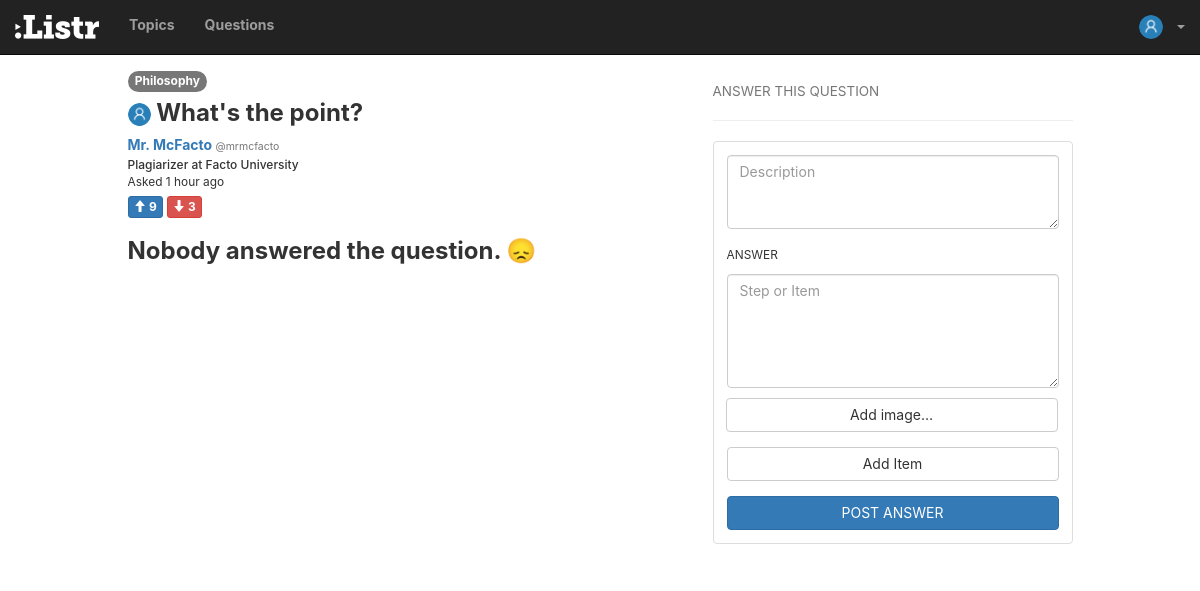
The app's page /questions/5/ (signed in) with its own data.
### questions/models.py (models this page shows, shortened)
class Question(models.Model):
	question = models.CharField(max_length = 30)
	details = models.CharField(max_length = 100, default = "")
	questioner = models.ForeignKey(User, on_delete = models.CASCADE)
	question_date = models.DateTimeField(auto_now_add=True)
	upvotes = models.IntegerField(default = 0)
	downvotes = models.IntegerField(default = 0)
	topic = models.ForeignKey(Topic, blank = True, null = True, on_delete = models.CASCADE)
	image = models.FileField(blank=True)
	def __unicode__(self):
		return self.question
	class Meta:
		ordering = ['-question_date']

class Topic(models.Model):
	topic = models.CharField(max_length = 30)
	details = models.CharField(max_length = 100, default = "")
	creator = models.ForeignKey(User, on_delete = models.CASCADE)
	create_date = models.DateTimeField(auto_now_add=True)
	is_verified = models.BooleanField(default = False)
	image = models.FileField(blank=True)
	def __unicode__(self):
		return self.topic
	class Meta:
		ordering = ['topic']

class Person(models.Model):
	user = models.OneToOneField(User, related_name="profile")
	description = models.CharField(max_length = 200)
	institution = models.CharField(max_length = 50)
	position = models.CharField(max_length = 50)
	join_date = models.DateTimeField(auto_now_add=True)
	is_verified = models.BooleanField(default = True)
	avatar = models.FileField(blank = True)

### questions/views.py (the view)
# urls.py: url(r'^questions/(?P<question_id>[0-9]+)/$', views.question_detail, name='question_detail'),
def question_detail(request, question_id):
	if not request.user.is_authenticated:
		return redirect('/')
	question = Question.objects.get(id = question_id)
	all_answers = Answer.objects.filter(question = question)
	date = prettydate(question.question_date)
	date_relative = []
	for item in all_answers:
		item.answers = Instruction.objects.filter(answer = item)
		item.comments = Comment.objects.filter(answer = item)
		item.comment_count = len(item.comments)
		if isinstance(item.answer_date, datetime):
			tmp = prettydate(item.answer_date)
		else:
			tmp = "No date specified"
		date_relative.append(tmp)
	zipped_data = zip(all_answers, date_relative)
	context = {
		'question': question,
		'answers': zipped_data,
		'question_date': date
	}
	return render(request, 'question_select.html', context)

### questions/views.py (called while the page is built)
def prettydate(d):
	utc = UTC()
	diff = datetime.now(utc) - d
	s = diff.seconds
	if diff.days > 7 or diff.days < 0:
		return d.strftime('%b %d, %Y')
	elif diff.days == 1:
		return '1 day ago'
	elif diff.days > 1:
		return '{} days ago'.format(diff.days)
	elif s <= 1:
		return 'just now'
	elif s < 60:
		return '{} seconds ago'.format(s)
	elif s < 120:
		return '1 minute ago'
	elif s < 3600:
		return '{} minutes ago'.format(s/60)
	elif s < 7200:
		return '1 hour ago'
	else:
		return '{} hours ago'.format(s/3600)

	def utcoffset(self, dt):
		return ZERO

	def dst(self, dt):
		return ZERO

### questions/templates/question_select.html (shortened to what this page needs)
{% extends "base.html" %}
{% load static %}
{% block content %}
<small class="label label-default" style="font-size: 12px; border-radius: 50px;"><a href="/topics/{{question.topic.id}}" class="topic-btn">{{question.topic}}</a></small>
<h3 style="font-weight:bold; margin-top:10px;">
  {% if user.profile.avatar %}
  <img class="center-cropped" src="{{ question.questioner.profile.avatar.url }}" width="23px" height="23px" style="border:none;">
  {% else %}
    <img class="center-cropped" src="{% static 'questions/assets/default-user-avatar.png' %}" width="23px" height="23px" style="border:none;">
  {% endif %}{{question}}
</h3>
  <h5 style="font-weight:bold; margin-top:11px; margin-bottom:5px;">
    <a href="{% url 'profile' question.questioner.id %}">{{question.questioner.first_name}} {{ question.questioner.last_name}} </a> <small> @{{question.questioner}}</small>
  </h5>
  <h6 style="margin-bottom:0px; margin-top:5px; font-weight:500">{{question.questioner.profile.position}} at {{question.questioner.profile.institution}}</h6>
<small>
  Asked {{question_date}}
</small>
<div style="padding-top: 5px;">
  <form action="{% url 'question_upvote' question_id=question.pk%}?next={{ request.path }}" method="POST" style="display:inline-block;">
      <button type="submit" class="btn btn-primary btn-xs">
        <span class="glyphicon glyphicon-arrow-up"></span>
        <span style="font-weight:bold">{{question.upvotes}}</span>
      </button>
  </form>
  <form class="" action="{% url 'question_downvote' question_id=question.pk%}?next={{ request.path }}" method="POST" style="display:inline-block;">
      <button type="submit" class="btn btn-danger btn-xs">
        <span class="glyphicon glyphicon-arrow-down"></span>
        <span style="font-weight:bold">{{question.downvotes}}</span>
      </button><br>
  </form>
</div>
{% if answers|length > 0%}
  <br>
  {% if answers|length > 1%}
    <h3><small>{{answers|length}} Answers</small></h3>
  {% else %}
    <h3><small>{{answers|length}} Answer</small></h3>
  {% endif %}
  <hr>
  {% for answer, date_answered in answers %}
  <div class="panel panel-default">
    <div class="panel-heading" style="padding-bottom:10px">
      <div class="row">
        <div class="col-xs-1">
          {% if answer.respondent.profile.avatar %}
            <img class="center-cropped" src="{{ answer.respondent.profile.avatar.url }}" width="23px" height="23px" style="border:none;">
          {% else %}
            <img class="center-cropped" src="{% static 'questions/assets/default-user-avatar.png' %}" width="23px" height="23px" style="border:none;">
          {% endif %}
        </div>
        <div class="col-xs-11" style="padding-left: 5px;">
          <h5 style="font-weight:bold; margin-top:0px; margin-bottom:5px;">
            <a href="{% url 'profile' answer.respondent.id %}">{{answer.respondent.first_name}} {{ answer.respondent.last_name}} </a> <br><small>@{{answer.respondent}} - </small><small style="margin-bottom:0px; margin-top:5px; color:black; font-weight:500">{{answer.respondent.profile.position}} at {{answer.respondent.profile.institution}}</small>
          </h5>
        </div>
      </div>
    </div>
    <div class="panel-body" style="padding-top:0; padding-bottom:5px">
      <p style="margin: 5px auto; word-wrap: break-word;">{{answer.description}}</p>
      {% if answer.answers|length > 1 %}
        <small><a href="{% url 'answer_detail' answer_id=answer.id %}">Show {{answer.answers|length}} Items</a></small>
      {% elif answer.answers|length == 1 %}
        <small><a href="{% url 'answer_detail' answer_id=answer.id %}">Show {{answer.answers|length}} Item</a></small>
      {% else %}
        <small><a href="{% url 'answer_detail' answer_id=answer.id %}">Show Answer</a></small>
      {% endif %}
    </div>
    <div class="panel-footer" style="padding-top:10px; padding-bottom:10px;">
      <div>
        <form action="{% url 'answer_upvote' answer_id=answer.pk%}?next={{ request.path }}" method="POST" style="display:inline-block;">
        {% csrf_token %}
            <button type="submit" class="btn btn-primary btn-xs">
              <span class="glyphicon glyphicon-arrow-up"></span>
              <span style="font-weight:bold">{{answer.upvotes}}</span>
            </button>
        </form>
        <form action="{% url 'answer_downvote' answer_id=answer.pk%}?next={{ request.path }}" method="POST" style="display:inline-block;">
        {% csrf_token %}
            <button type="submit" class="btn btn-danger btn-xs">
              <span class="glyphicon glyphicon-arrow-down"></span>
              <span style="font-weight:bold">{{answer.downvotes}}</span>
            </button><br>
        </form>
      </div>
      <small style="color:darkgray">
        <span class="glyphicon glyphicon-comment"></span>
        <span style="color:darkgray">{{answer.comment_count}}</span>
      </small>
      <small> - </small>
      <small style="color:darkgray">{{date_answered}}</small>
    </div>
  </div>
  {% endfor %}
{% else %}
  <h3 style="font-weight:bold">Nobody answered the question. 😞</h3>
{% endif %}
{% endblock %}
{% block rightbar %}
  {% include "rightbar/answer.html" %}
{% endblock%}

### questions/static/questions/css/app.css (style rules this page uses)
body { font-family: -apple-system, BlinkMacSystemFont, 'SF UI Text', 'Roboto', 'Segoe UI', 'Helvetica Neue', 'Helvetica', arial, sans-serif; padding-top: 70px; }
h1, h2, h3 { font-family: -apple-system, BlinkMacSystemFont, 'SF UI Display', 'Roboto', 'Segoe UI', 'Helvetica Neue', 'Helvetica', arial, sans-serif; }
.topic-btn { color: white; }
.center-cropped { object-fit: cover; object-position: center; border-radius: 500px; border: 0.5px solid lightgray; }

### records on screen
Question: topic "Philosophy", question "What's the point?", questioner.first_name "Mr.", questioner.last_name "McFacto", questioner "mrmcfacto", questioner.profile.position "Plagiarizer", questioner.profile.institution "Facto University", upvotes "9", downvotes "3"

### other values on screen
{{ question_date }} "1 hour ago"
